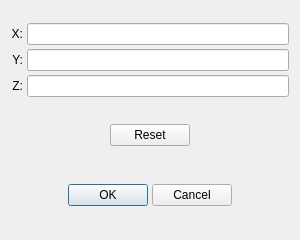
<ui version="4.0" stdsetdef="1">
  <author>Peter Bartfai</author>
  <comment></comment>
  <exportmacro></exportmacro>
  <class>RotationCenterPanel</class>
  <widget class="QDialog" name="RotationCenterPanel">
    <property name="geometry">
      <rect>
        <x>0</x>
        <y>0</y>
        <width>300</width>
        <height>240</height>
      </rect>
    </property>
    <property name="sizePolicy">
      <sizepolicy>
        <hsizetype>5</hsizetype>
        <vsizetype>5</vsizetype>
        <horstretch>0</horstretch>
        <verstretch>0</verstretch>
      </sizepolicy>
    </property>
    <property name="minimumSize">
      <size>
        <width>300</width>
        <height>240</height>
      </size>
    </property>
    <property name="baseSize">
      <size>
        <width>500</width>
        <height>240</height>
      </size>
    </property>
    <property name="windowTitle">
      <string>LDView Rotation Center</string>
    </property>
    <property name="windowIcon">
      <iconset resource="resources.qrc" >
      <normaloff>:/images/images/LDViewIcon16.png</normaloff>:/images/images/LDViewIcon16.png</iconset>
    </property>
    <property name="sizeGripEnabled">
      <bool>false</bool>
    </property>
    <layout class="QVBoxLayout">
      <property name="margin">
        <number>11</number>
      </property>
      <property name="spacing">
        <number>4</number>
      </property>
      <item>
        <layout class="QGridLayout">
          <property name="margin">
            <number>0</number>
          </property>
          <property name="spacing">
            <number>4</number>
          </property>
          <item row="0" column="0">
            <widget class="QLabel" name="xLabel">
              <property name="text">
                <string>X:</string>
              </property>
              <property name="alignment">
                <set>Qt::AlignVCenter|Qt::AlignRight</set>
              </property>
              <property name="wordWrap">
                <bool>false</bool>
              </property>
            </widget>
          </item>
          <item row="1" column="0">
            <widget class="QLabel" name="yLabel">
              <property name="text">
                <string>Y:</string>
              </property>
              <property name="alignment">
                <set>Qt::AlignVCenter|Qt::AlignRight</set>
              </property>
              <property name="wordWrap">
                <bool>false</bool>
              </property>
            </widget>
          </item>
          <item row="2" column="0">
            <widget class="QLabel" name="zLabel">
              <property name="text">
                <string>Z:</string>
              </property>
              <property name="alignment">
                <set>Qt::AlignVCenter|Qt::AlignRight</set>
              </property>
              <property name="wordWrap">
                <bool>false</bool>
              </property>
            </widget>
          </item>
          <item row="0" column="1">
            <widget class="QLineEdit" name="xLine">
            </widget>
          </item>
          <item row="1" column="1">
            <widget class="QLineEdit" name="yLine">
            </widget>
          </item>
          <item row="2" column="1">
            <widget class="QLineEdit" name="zLine">
            </widget>
          </item>
        </layout>
      </item>
      <item>
        <layout class="QHBoxLayout">
          <property name="margin">
          <number>11</number>
          </property>
          <property name="spacing">
            <number>4</number>
          </property>
          <item>
            <spacer name="SpacerReset1">
              <property name="sizeHint">
                <size>
                  <width>20</width>
                  <height>20</height>
                </size>
              </property>
              <property name="sizeType">
                <enum>QSizePolicy::Expanding</enum>
              </property>
              <property name="orientation">
                <enum>Qt::Horizontal</enum>
              </property>
            </spacer>
          </item>
          <item>
            <widget class="QPushButton" name="resetButton">
              <property name="sizePolicy">
                <sizepolicy>
                  <hsizetype>5</hsizetype>
                  <vsizetype>0</vsizetype>
                  <horstretch>0</horstretch>
                  <verstretch>0</verstretch>
                </sizepolicy>
              </property>
              <property name="text">
                <string>Reset</string>
              </property>
            </widget>
          </item>
          <item>
            <spacer name="SpacerReset2">
              <property name="sizeHint">
                <size>
                  <width>20</width>
                  <height>20</height>
                </size>
              </property>
              <property name="sizeType">
                <enum>QSizePolicy::Expanding</enum>
              </property>
              <property name="orientation">
                <enum>Qt::Horizontal</enum>
              </property>
            </spacer>
          </item>
        </layout>
      </item>
      <item>
        <layout class="QHBoxLayout">
          <property name="margin">
          <number>11</number>
          </property>
          <property name="spacing">
            <number>4</number>
          </property>
          <item>
            <spacer name="SpacerButtons1">
              <property name="sizeHint">
                <size>
                  <width>20</width>
                  <height>20</height>
                </size>
              </property>
              <property name="sizeType">
                <enum>QSizePolicy::Expanding</enum>
              </property>
              <property name="orientation">
                <enum>Qt::Horizontal</enum>
              </property>
            </spacer>
          </item>
          <item>
            <widget class="QPushButton" name="okButton">
              <property name="sizePolicy">
                <sizepolicy>
                  <hsizetype>5</hsizetype>
                  <vsizetype>0</vsizetype>
                  <horstretch>0</horstretch>
                  <verstretch>0</verstretch>
                </sizepolicy>
              </property>
              <property name="text">
                <string>OK</string>
              </property>
              <property name="shortcut">
                <string/>
              </property>
              <property name="default">
                <bool>true</bool>
              </property>
            </widget>
          </item>
          <item>
            <widget class="QPushButton" name="cancelButton">
              <property name="sizePolicy">
                <sizepolicy>
                  <hsizetype>5</hsizetype>
                  <vsizetype>0</vsizetype>
                  <horstretch>0</horstretch>
                  <verstretch>0</verstretch>
                </sizepolicy>
              </property>
              <property name="text">
                <string>Cancel</string>
              </property>
              <property name="shortcut">
                <string/>
              </property>
            </widget>
          </item>
          <item>
            <spacer name="SpacerButtons2">
              <property name="sizeHint">
                <size>
                  <width>20</width>
                  <height>20</height>
                </size>
              </property>
              <property name="sizeType">
                <enum>QSizePolicy::Expanding</enum>
              </property>
              <property name="orientation">
                <enum>Qt::Horizontal</enum>
              </property>
            </spacer>
          </item>
        </layout>
      </item>
    </layout>
  </widget>
  <layoutdefault spacing="4" margin="11"/>
  <pixmapfunction></pixmapfunction>
  <resources>
   <include location="resources.qrc" />
  </resources>
</ui>
